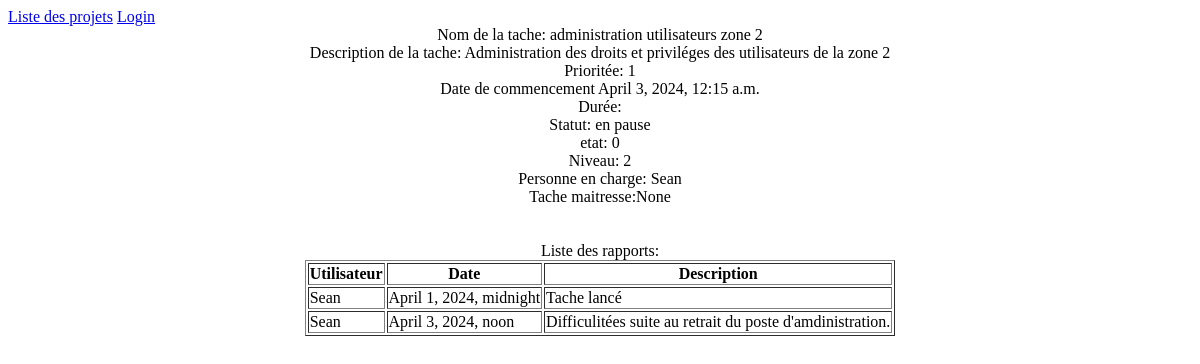
/Gestion/tache/4, run on an earlier commit of the app's database.
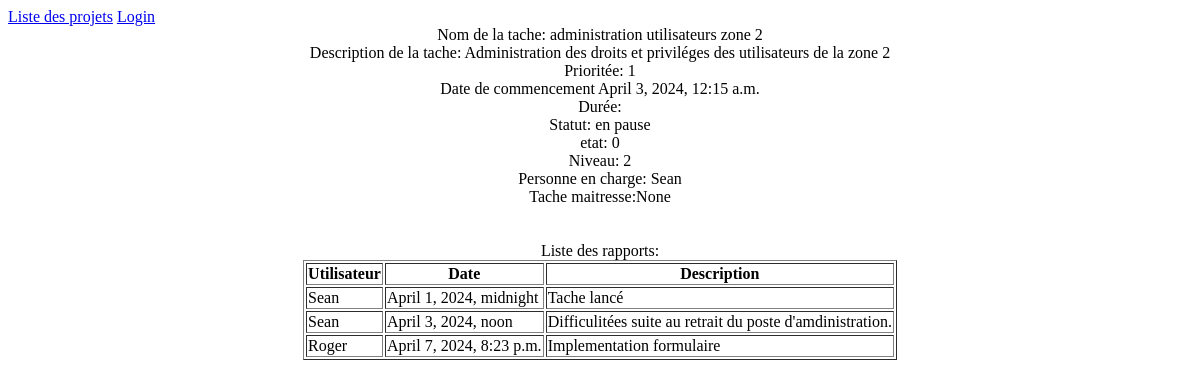
And on a later commit of the database.
### Gestion/models.py (models this page shows, shortened)
class Rapport(models.Model):
    tache = models.ForeignKey(Tache, on_delete=models.CASCADE)
    utilisateur = models.ForeignKey(Utilisateur, on_delete=models.CASCADE)
    rapport_date= models.DateTimeField()
    rapport_description= models.CharField(max_length=200)

class Utilisateur(models.Model):
    user = models.OneToOneField(User, null=True, on_delete=models.CASCADE)
    role = models.CharField(max_length=40)
    def __str__(self):
        return self.user.username

### Gestion/views.py (the view)
# urls.py: path("tache/<int:tache_id>", views.tache, name="tache"),
def tache(request,tache_id):
    tache=Tache.objects.get(pk=tache_id)
    rapport=Rapport.objects.filter(tache=tache_id).order_by('rapport_date')
    return render(request, "Gestion/tache.html", {"Tache": tache, "Rapport": rapport})

### Gestion/templates/Gestion/tache.html (shortened to what this page needs)
{% include "Gestion/nav.html" %}
 <head>
</head>
<body>
    <center>
    Nom de la tache: {{ Tache.tache_name }}<br>
    Description de la tache: {{Tache.tache_description }}<br>
    Prioritée: {{ Tache.tache_priorite}}<br>
    Date de commencement  {{Tache.start_date}}<br>
    Durée: {{ Tache..tache_duree}}<br>
    Statut: {{ Tache.tache_statut}}<br>
    etat: {{Tache.tache_etat}}<br>
    Niveau: {{ Tache.tache_niveau}}<br>
    Personne en charge: {{Tache.tache_charge}}<br>
Tache maitresse:{%if Tache.tache_maitresse%}
<a href="/Gestion/tache/{{ Tache.tache_maitresse.id }}">{{ Tache.tache_maitresse}}</a>
{%else%}None
{%endif%}<br>
<br><br>
Liste des rapports:
<table border=1px>
   <tr> <th>Utilisateur</th><th>Date</th><th>Description</th></tr>
    {% for rapport in Rapport %}
    <tr><td>{{ rapport.utilisateur.user }}</td>
    <td>{{ rapport.rapport_date }}</td>
    <td>{{ rapport.rapport_description }}</td></tr>
    {% endfor %}
</table>
</center>
</body>

What changed in the data, as far as the page shows it:
added Rapport: utilisateur.user "Roger", rapport_date "April 7, 2024, 8:23 p.m.", rapport_description "Implementation formulaire"
